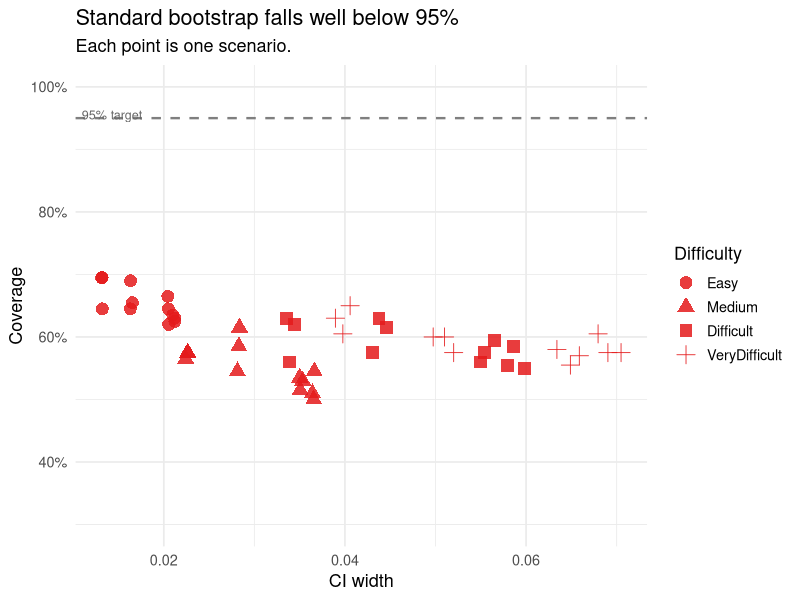
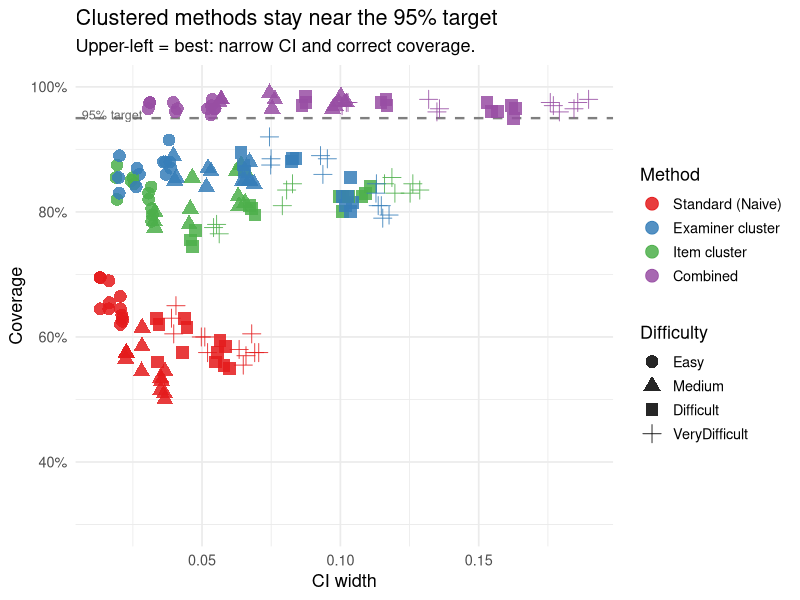
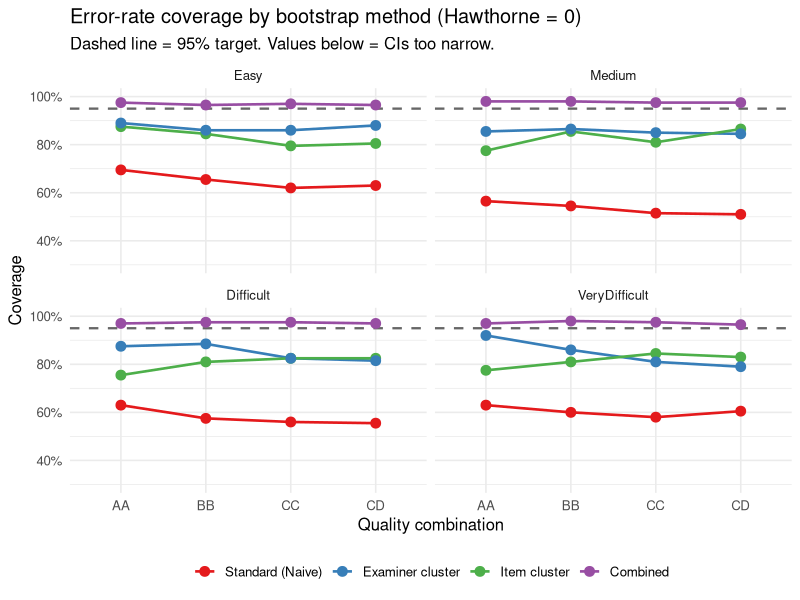
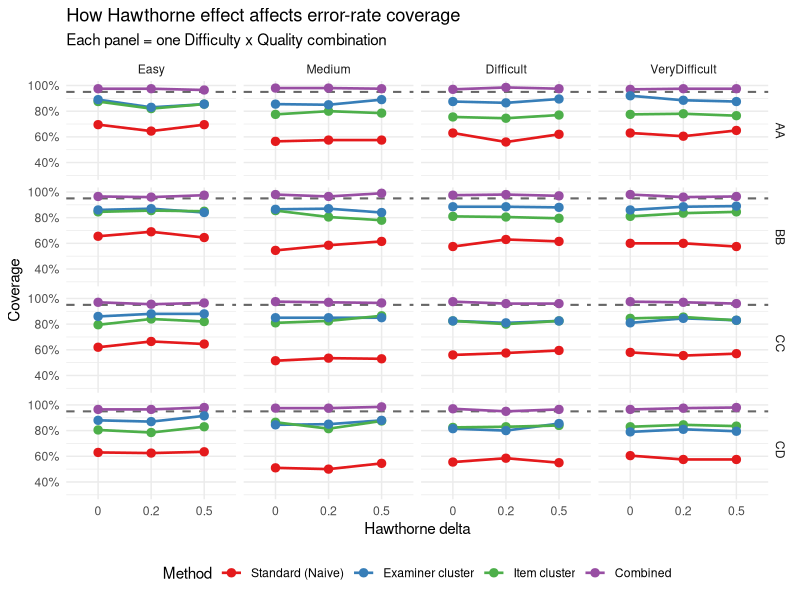
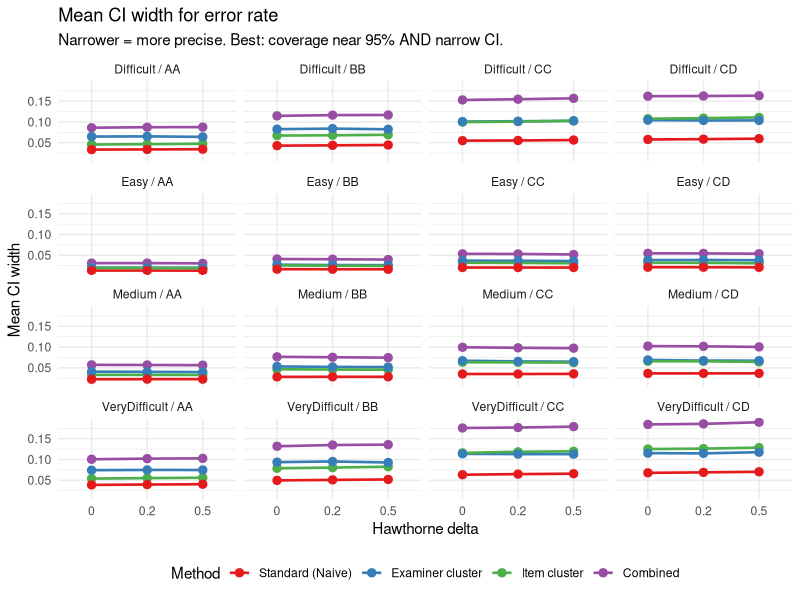
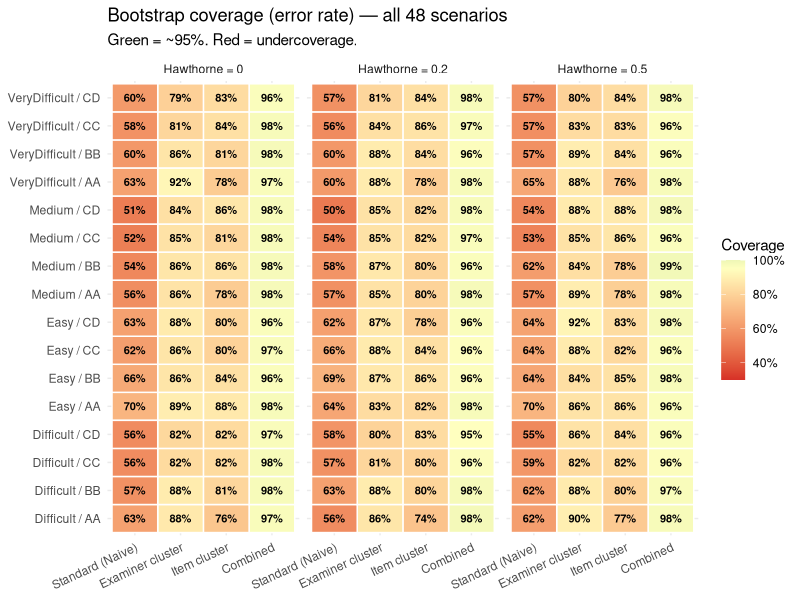
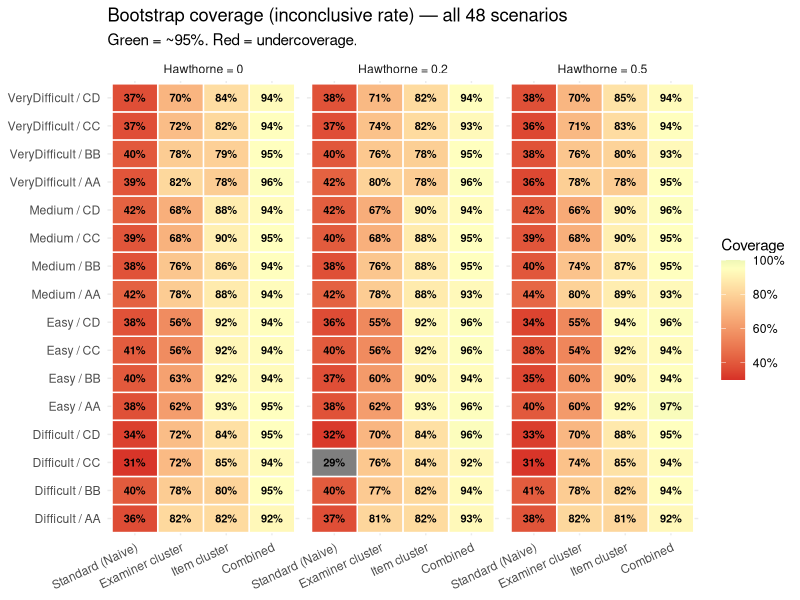
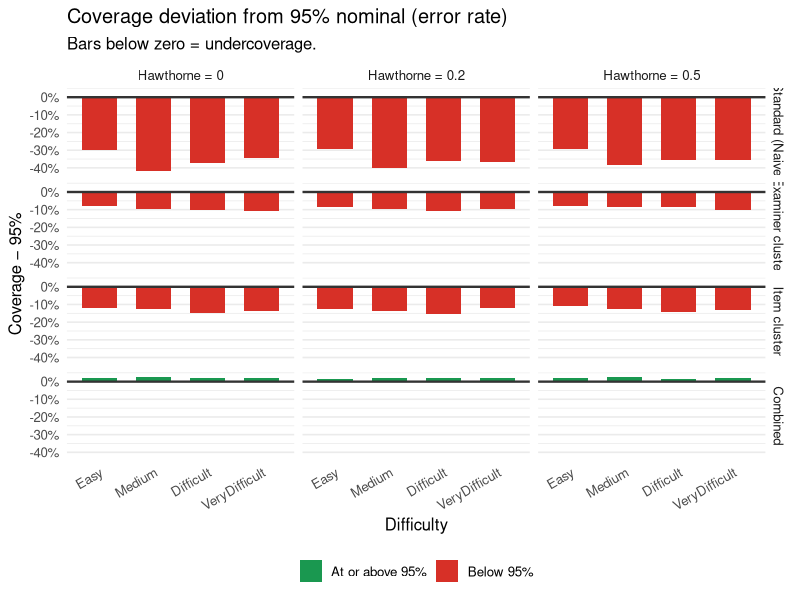

Source code (R) for these figures, in order:
library(dplyr)
library(tidyr)
library(ggplot2)
library(scales)

dir.create("visualization_combined", showWarnings = FALSE)

results_table <- read.csv("combined_situation1_48.csv", stringsAsFactors = FALSE) %>%
  mutate(
    Quality = paste0(Quality1, Quality2),
    Method  = recode(Method,
                     "row"      = "Standard (Naive)",
                     "examiner" = "Examiner cluster",
                     "cset"     = "Item cluster",
                     "combined" = "Combined"),
    Method  = factor(Method,
                     levels = c("Standard (Naive)", "Examiner cluster",
                                "Item cluster", "Combined")),
    Difficulty = factor(Difficulty,
                        levels = c("Easy", "Medium", "Difficult", "VeryDifficult"))
  )

METHOD_COLOURS <- c("Standard (Naive)" = "#e41a1c",
                    "Examiner cluster" = "#377eb8",
                    "Item cluster"     = "#4daf4a",
                    "Combined"         = "#984ea3")

cat("Rows loaded:", nrow(results_table), "\n")
cat("Methods:", paste(levels(results_table$Method), collapse = ", "), "\n")

#  Naive only 
p7a <- results_table %>%
  filter(statistic == "err_rate", Method == "Standard (Naive)") %>%
  ggplot(aes(x = mean_ci_width, y = coverage_rate, shape = Difficulty)) +
  geom_hline(yintercept = 0.95, linetype = "dashed", colour = "grey50", linewidth = 0.8) +
  annotate("text", x = -Inf, y = 0.956, label = "95% target",
           hjust = -0.1, size = 3.2, colour = "grey40") +
  geom_point(size = 4, colour = "#e41a1c", alpha = 0.85) +
  scale_y_continuous(limits = c(0.3, 1.0), labels = percent) +
  labs(title    = "Standard bootstrap falls well below 95%",
       subtitle = "Each point is one scenario.",
       x = "CI width", y = "Coverage", shape = "Difficulty") +
  theme_minimal(base_size = 13) +
  theme(legend.position = "right")

ggsave("visualization_combined/fig7a_naive_only.png", p7a,
       width = 8, height = 5, dpi = 150)

# All 4 methods - build-up slide 2 
p7b <- results_table %>%
  filter(statistic == "err_rate") %>%
  ggplot(aes(x = mean_ci_width, y = coverage_rate,
             colour = Method, shape = Difficulty)) +
  geom_hline(yintercept = 0.95, linetype = "dashed", colour = "grey50", linewidth = 0.8) +
  annotate("text", x = -Inf, y = 0.956, label = "95% target",
           hjust = -0.1, size = 3.2, colour = "grey40") +
  geom_point(size = 4, alpha = 0.85) +
  scale_colour_manual(values = METHOD_COLOURS) +
  scale_y_continuous(limits = c(0.3, 1.0), labels = percent) +
  labs(title    = "Clustered methods stay near the 95% target",
       subtitle = "Upper-left = best: narrow CI and correct coverage.",
       x = "CI width", y = "Coverage",
       colour = "Method", shape = "Difficulty") +
  theme_minimal(base_size = 13) +
  theme(legend.position = "right")

ggsave("visualization_combined/fig7b_all_methods.png", p7b,
       width = 9, height = 5, dpi = 150)

# Coverage by quality, Hawthorne = 0, error rate 
p1 <- results_table %>%
  filter(Hawthorne == 0, statistic == "err_rate") %>%
  ggplot(aes(x = Quality, y = coverage_rate, colour = Method, group = Method)) +
  geom_hline(yintercept = 0.95, linetype = "dashed", colour = "grey40", linewidth = 0.8) +
  geom_line(linewidth = 0.9) +
  geom_point(size = 3) +
  facet_wrap(~Difficulty, ncol = 2) +
  scale_y_continuous(limits = c(0.3, 1.0), labels = percent) +
  scale_colour_manual(values = METHOD_COLOURS) +
  labs(title    = "Error-rate coverage by bootstrap method (Hawthorne = 0)",
       subtitle = "Dashed line = 95% target. Values below = CIs too narrow.",
       x = "Quality combination", y = "Coverage", colour = NULL) +
  theme_minimal(base_size = 12) +
  theme(legend.position = "bottom")

ggsave("visualization_combined/fig1_coverage_by_quality_haw0.png", p1,
       width = 10, height = 6, dpi = 150)

# Coverage vs Hawthorne, error rate 
p2 <- results_table %>%
  filter(statistic == "err_rate") %>%
  ggplot(aes(x = factor(Hawthorne), y = coverage_rate,
             colour = Method, group = Method)) +
  geom_hline(yintercept = 0.95, linetype = "dashed", colour = "grey40", linewidth = 0.7) +
  geom_line(linewidth = 0.9) +
  geom_point(size = 2.5) +
  facet_grid(Quality ~ Difficulty) +
  scale_y_continuous(limits = c(0.3, 1.0), labels = percent) +
  scale_colour_manual(values = METHOD_COLOURS) +
  labs(title    = "How Hawthorne effect affects error-rate coverage",
       subtitle = "Each panel = one Difficulty x Quality combination",
       x = "Hawthorne delta", y = "Coverage", colour = "Method") +
  theme_minimal(base_size = 11) +
  theme(legend.position = "bottom")

ggsave("visualization_combined/fig2_coverage_vs_hawthorne.png", p2,
       width = 12, height = 8, dpi = 150)

# CI width vs Hawthorne, error rate 
p3 <- results_table %>%
  filter(statistic == "err_rate") %>%
  mutate(Scenario = paste0(Difficulty, " / ", Quality)) %>%
  ggplot(aes(x = factor(Hawthorne), y = mean_ci_width,
             colour = Method, group = Method)) +
  geom_line(linewidth = 0.9) +
  geom_point(size = 2.5) +
  facet_wrap(~Scenario, ncol = 4) +
  scale_colour_manual(values = METHOD_COLOURS) +
  labs(title    = "Mean CI width for error rate",
       subtitle = "Narrower = more precise. Best: coverage near 95% AND narrow CI.",
       x = "Hawthorne delta", y = "Mean CI width", colour = "Method") +
  theme_minimal(base_size = 11) +
  theme(legend.position = "bottom")

ggsave("visualization_combined/fig3_ci_width_vs_hawthorne.png", p3,
       width = 14, height = 10, dpi = 150)

# Heatmap - error rate, all scenarios 
p4 <- results_table %>%
  filter(statistic == "err_rate") %>%
  mutate(Scenario = paste0(Difficulty, " / ", Quality)) %>%
  ggplot(aes(x = Method, y = Scenario, fill = coverage_rate)) +
  geom_tile(colour = "white", linewidth = 0.5) +
  geom_text(aes(label = percent(coverage_rate, accuracy = 1)),
            size = 2.8, fontface = "bold") +
  facet_wrap(~Hawthorne, ncol = 3,
             labeller = labeller(Hawthorne = function(x) paste0("Hawthorne = ", x))) +
  scale_fill_gradient2(low = "#d73027", mid = "#ffffbf", high = "#1a9850",
                       midpoint = 0.95, limits = c(0.3, 1.0),
                       labels = percent, name = "Coverage") +
  labs(title    = "Bootstrap coverage (error rate) — all 48 scenarios",
       subtitle = "Green = ~95%. Red = undercoverage.",
       x = NULL, y = NULL) +
  theme_minimal(base_size = 11) +
  theme(axis.text.x = element_text(angle = 25, hjust = 1),
        legend.position = "right")

ggsave("visualization_combined/fig4_heatmap_err_rate.png", p4,
       width = 14, height = 8, dpi = 150)

# Heatmap — inconclusive rate, all scenarios
p5 <- results_table %>%
  filter(statistic == "inc_rate") %>%
  mutate(Scenario = paste0(Difficulty, " / ", Quality)) %>%
  ggplot(aes(x = Method, y = Scenario, fill = coverage_rate)) +
  geom_tile(colour = "white", linewidth = 0.5) +
  geom_text(aes(label = percent(coverage_rate, accuracy = 1)),
            size = 2.8, fontface = "bold") +
  facet_wrap(~Hawthorne, ncol = 3,
             labeller = labeller(Hawthorne = function(x) paste0("Hawthorne = ", x))) +
  scale_fill_gradient2(low = "#d73027", mid = "#ffffbf", high = "#1a9850",
                       midpoint = 0.95, limits = c(0.3, 1.0),
                       labels = percent, name = "Coverage") +
  labs(title    = "Bootstrap coverage (inconclusive rate) — all 48 scenarios",
       subtitle = "Green = ~95%. Red = undercoverage.",
       x = NULL, y = NULL) +
  theme_minimal(base_size = 11) +
  theme(axis.text.x = element_text(angle = 25, hjust = 1),
        legend.position = "right")

ggsave("visualization_combined/fig5_heatmap_inc_rate.png", p5,
       width = 14, height = 8, dpi = 150)

# Diverging bar - deviation from 0.95 
p6_data <- results_table %>%
  filter(statistic == "err_rate") %>%
  group_by(Method, Difficulty, Hawthorne) %>%
  summarise(deviation = mean(coverage_rate - 0.95), .groups = "drop") %>%
  mutate(
    direction = if_else(deviation >= 0, "At or above 95%", "Below 95%"),
    Hawthorne = paste0("Hawthorne = ", Hawthorne)
  )

p6 <- ggplot(p6_data, aes(x = Difficulty, y = deviation, fill = direction)) +
  geom_col(width = 0.65) +
  geom_hline(yintercept = 0, linewidth = 0.8, colour = "grey20") +
  facet_grid(Method ~ Hawthorne) +
  scale_fill_manual(values = c("At or above 95%" = "#1a9850",
                               "Below 95%"       = "#d73027")) +
  scale_y_continuous(labels = function(x) paste0(round(x * 100, 0), "%")) +
  labs(title    = "Coverage deviation from 95% nominal (error rate)",
       subtitle = "Bars below zero = undercoverage.",
       x = "Difficulty", y = "Coverage − 95%", fill = NULL) +
  theme_minimal(base_size = 12) +
  theme(legend.position    = "bottom",
        panel.grid.major.x = element_blank(),
        axis.text.x        = element_text(angle = 30, hjust = 1))

ggsave("visualization_combined/fig6_diverging_bar.png", p6,
       width = 12, height = 10, dpi = 150)
